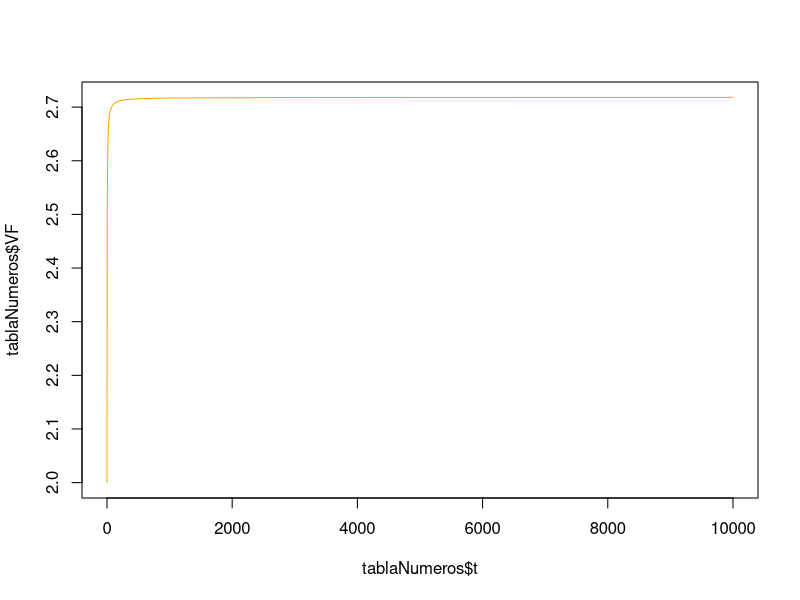

R code for this plot:
#este es nuestro primer script de R en clase:
#creamos un objeto numerico llamado a:
a=5

#creamos un objeto numerico llamado A:
A=5

#creamos un objeto numerico llamado A.2:
A.2=5

#creamos un vector de numeros:
vector1=c(1,2,pi,10)

#creamos un vector con una secuencia de numeros del 1 al 100,000:
t=1:100000

#creamos una secuencia de numeros pero ahora se incrementa en
#0.02 unidades:
t2=seq(from=1, to=10,by=0.02)

#creamos un objeto con una sola cadena de texto:
objetoTexto1="USMNH"

#creamos un vector con cadenas de texto:
vectorTexto1=c("FCCA","UMSNH","2024")

#creamos un objeto tipo data.frame con los calculos del numero e:
#creamos los objetos que seran los insumos para el calculo de VF:
VA=1
i=1
nTotal1=10000
t=1:nTotal1
tablaNumeros=data.frame(
                        t=t,
                        VF=VA*((1+(i/t))^t)
                       )

#creamos un objeto tipo lista con la tabla del numero e y algunos otros objetos:
objetoLista1=list(
                  tablaE=tablaNumeros,
                  valorActual=VA,
                  tasaInteres=i,
                  periodosSimulados=nTotal1
                  )
#Ahora grafico los valores de la tabla del numero e:

plot(x=tablaNumeros$t,y=tablaNumeros$VF,type="l",
     col="orange")







